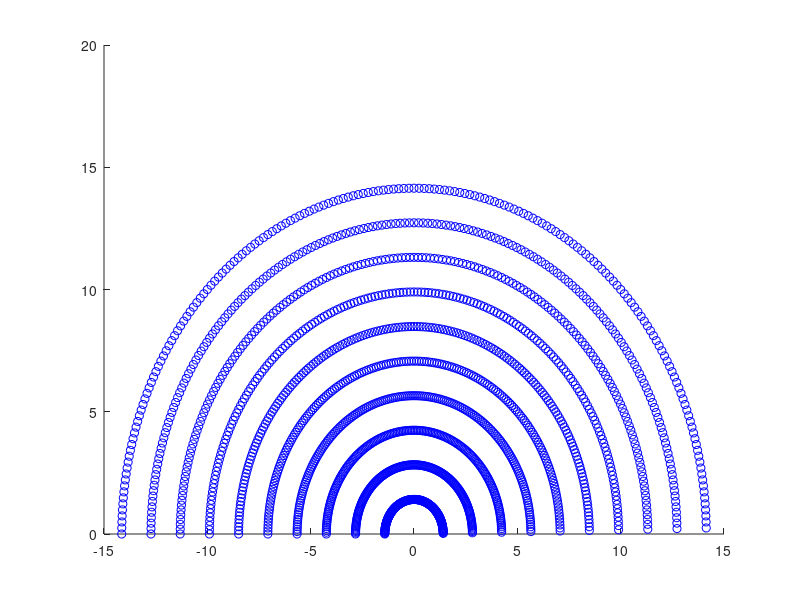

Source code (MATLAB):
close all
xy_1 = zeros(10,2);
inc = sqrt(2);
theta = 1:180;
hold on
for j=1:180
xy = [0 0];
    for i=1:10
    theta = j;
    xy(1) = xy(1) + inc*cosd(theta);
    xy(2) = xy(2) + inc*sind(theta);
    xy_1(i,:) = xy';
    end
plot(xy_1(:,1),xy_1(:,2),'bo')
end
hold off